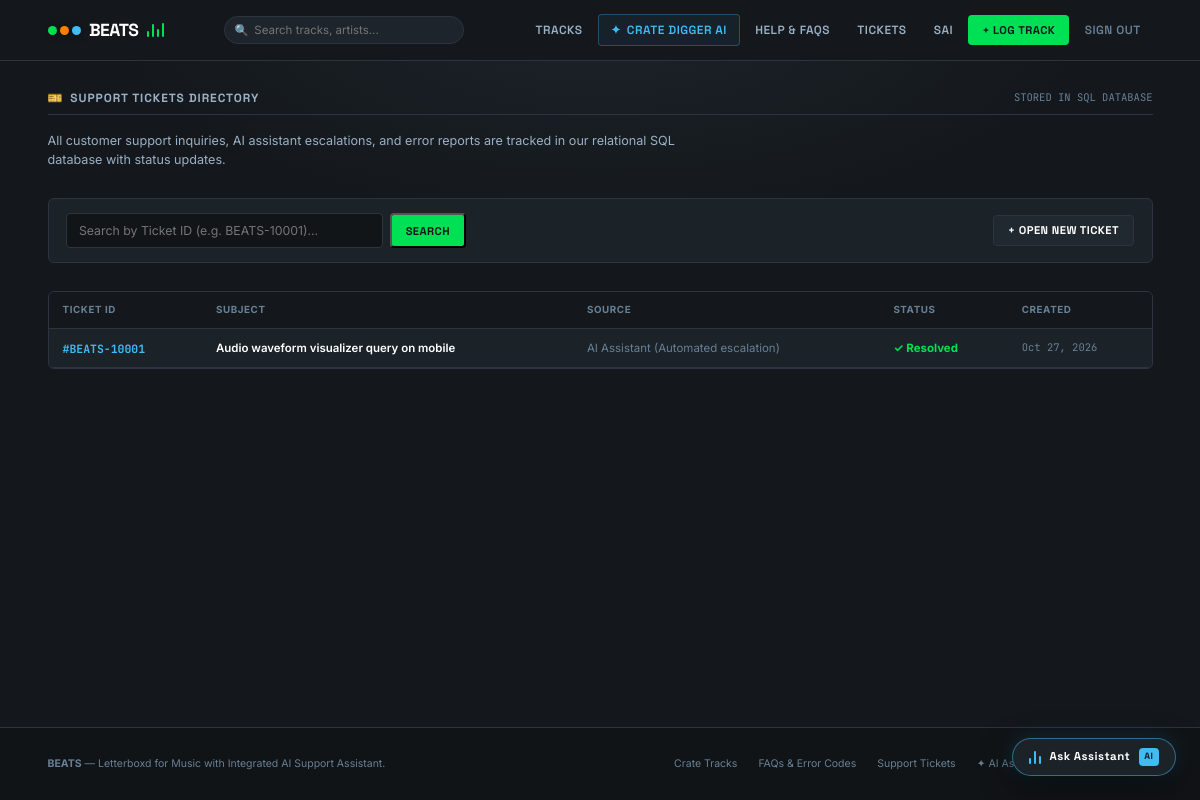
Screenshot of /tickets/ (signed in) with the database file from the repository.
### beats/models.py (models this page shows, shortened)
class SupportTicket(models.Model):
    STATUS_CHOICES = [
        ('OPEN', 'Open'),
        ('IN_PROGRESS', 'In Progress'),
        ('RESOLVED', 'Resolved'),
    ]
    SOURCE_CHOICES = [
        ('AI_ASSISTANT', 'AI Assistant (Automated escalation)'),
        ('HELP_PAGE', 'Help / FAQ Page'),
        ('ERROR_PAGE', 'Custom Error Page (404/500)'),
    ]
    ticket_id = models.CharField(max_length=20, unique=True, default=generate_ticket_id)
    user = models.ForeignKey(User, on_delete=models.SET_NULL, null=True, blank=True, related_name='support_tickets')
    email = models.EmailField()
    subject = models.CharField(max_length=200)
    message = models.TextField()
    source = models.CharField(max_length=30, choices=SOURCE_CHOICES, default='AI_ASSISTANT')
    status = models.CharField(max_length=20, choices=STATUS_CHOICES, default='OPEN')
    resolution_notes = models.TextField(blank=True)
    created_at = models.DateTimeField(auto_now_add=True)
    updated_at = models.DateTimeField(auto_now=True)
    class Meta:
        ordering = ['-created_at']

### beats/views.py (the view)
# urls.py: path('tickets/', views.support_tickets_view, name='tickets'),
def support_tickets_view(request):
    query = request.GET.get('ticket_id', '').strip()
    tickets = SupportTicket.objects.all().order_by('-created_at')
    found_ticket = None
    if query:
        found_ticket = SupportTicket.objects.filter(ticket_id__iexact=query).first()
    user_tickets = []
    if request.user.is_authenticated:
        user_tickets = SupportTicket.objects.filter(
            Q(user=request.user) | Q(email=request.user.email)
        ).order_by('-created_at')
    context = {
        'tickets': tickets[:20],
        'found_ticket': found_ticket,
        'user_tickets': user_tickets,
        'search_query': query,
    }
    return render(request, 'beats/tickets.html', context)

### beats/template/beats/tickets.html (shortened to what this page needs)
{% extends "beats/base.html" %}
{% block content %}
<div style="margin-bottom:2rem;">
  <div class="lb-section-title">
    <h2><span>🎫</span> Support Tickets Directory</h2>
    <span style="font-size:0.75rem;color:var(--text-muted);font-family:var(--font-mono);">STORED IN SQL DATABASE</span>
  </div>
  <p style="color:var(--text-sub);font-size:0.9rem;max-width:650px;">
    All customer support inquiries, AI assistant escalations, and error reports are tracked in our relational SQL database with status updates.
  </p>
</div>
<div style="background:var(--lb-surface);border:1px solid var(--lb-border);border-radius:var(--radius-sm);padding:1rem 1.25rem;margin-bottom:2rem;display:flex;align-items:center;justify-content:space-between;flex-wrap:wrap;gap:1rem;">
  <form method="GET" action="{% url 'tickets' %}" style="display:flex;gap:0.5rem;flex:1;max-width:400px;">
    <input type="text" name="ticket_id" class="lb-input" placeholder="Search by Ticket ID (e.g. BEATS-10001)..." value="{{ search_query }}">
    <button type="submit" class="lb-btn-log">Search</button>
  </form>
  <a href="{% url 'faq' %}#faq-support-ticket-form" class="lb-btn-log" style="background:#202830;color:#fff;border:1px solid var(--lb-border);">
    + Open New Ticket
  </a>
</div>
<div style="background:var(--lb-surface);border:1px solid var(--lb-border);border-radius:var(--radius-sm);overflow:hidden;">
  <table style="width:100%;border-collapse:collapse;font-size:0.82rem;text-align:left;">
    <thead>
      <tr style="background:#14181c;border-bottom:1px solid var(--lb-border);color:var(--text-muted);text-transform:uppercase;font-size:0.7rem;letter-spacing:0.06em;">
        <th style="padding:0.75rem 1rem;">Ticket ID</th>
        <th style="padding:0.75rem 1rem;">Subject</th>
        <th style="padding:0.75rem 1rem;">Source</th>
        <th style="padding:0.75rem 1rem;">Status</th>
        <th style="padding:0.75rem 1rem;">Created</th>
      </tr>
    </thead>
    <tbody>
      {% for t in tickets %}
        <tr style="border-bottom:1px solid var(--lb-border);">
          <td style="padding:0.75rem 1rem;font-family:var(--font-mono);font-weight:700;color:var(--lb-cyan);">
            #{{ t.ticket_id }}
          </td>
          <td style="padding:0.75rem 1rem;color:#ffffff;font-weight:600;">
            {{ t.subject }}
          </td>
          <td style="padding:0.75rem 1rem;color:var(--text-muted);">
            {{ t.get_source_display }}
          </td>
          <td style="padding:0.75rem 1rem;">
            {% if t.status == 'OPEN' %}
              <span style="color:var(--lb-orange);font-weight:700;">● Open</span>
            {% elif t.status == 'RESOLVED' %}
              <span style="color:var(--lb-green);font-weight:700;">✓ Resolved</span>
            {% else %}
              <span style="color:var(--lb-cyan);font-weight:700;">⟳ In Progress</span>
            {% endif %}
          </td>
          <td style="padding:0.75rem 1rem;color:var(--text-muted);font-family:var(--font-mono);font-size:0.75rem;">
            {{ t.created_at|date:"M j, Y" }}
          </td>
        </tr>
      {% empty %}
        <tr>
          <td colspan="5" style="padding:2rem;text-align:center;color:var(--text-muted);">No support tickets found in SQL database.</td>
        </tr>
      {% endfor %}
    </tbody>
  </table>
</div>
{% endblock %}

### beats/template/beats/base.html (shortened to what this page needs)
{% load static %}
<!DOCTYPE html>
<html lang="en">
<head>
  <link rel="stylesheet" href="{% static 'beats/style.css' %}" />
</head>
<body>
  <header class="lb-header" role="banner">
    <div class="lb-nav-container">
      <a href="{% url 'home' %}" class="lb-logo" id="brand-logo">
        <span class="lb-logo-dots">
          <span class="lb-dot green"></span>
          <span class="lb-dot orange"></span>
          <span class="lb-dot cyan"></span>
        </span>
        BEATS
        <span class="eq-visualizer" title="Live Hi-Fi Audio">
          <span class="eq-bar"></span>
          <span class="eq-bar"></span>
          <span class="eq-bar"></span>
          <span class="eq-bar"></span>
        </span>
      </a>
      <form class="lb-search-box" method="GET" action="{% url 'home' %}" role="search">
        <span class="lb-search-icon">🔍</span>
        <input
          type="search"
          name="q"
          class="lb-search-input"
          id="nav-search-input"
          placeholder="Search tracks, artists..."
          value="{{ query|default:'' }}"
          autocomplete="off"
        />
      </form>
      <nav class="lb-nav-links" aria-label="Main Navigation">
        <a href="{% url 'home' %}" class="lb-nav-link" id="nav-tracks">Tracks</a>
        <a href="{% url 'crate_digger' %}" class="lb-nav-link ai-pill" id="nav-crate-digger">
          <span>✦</span> Crate Digger AI
        </a>
        <a href="{% url 'faq' %}" class="lb-nav-link" id="nav-faq">
          Help & FAQs
        </a>
        <a href="{% url 'tickets' %}" class="lb-nav-link" id="nav-tickets" style="color:var(--text-sub);">
          Tickets
        </a>
        {% if user.is_authenticated %}
          <a href="{% url 'profile' user.username %}" class="lb-nav-link" id="nav-profile">
            {{ user.username }}
          </a>
          <a href="{% url 'add_song' %}" class="lb-btn-log" id="nav-log-btn">
            + Log Track
          </a>
          <a href="{% url 'logout' %}" class="lb-nav-link" style="color:var(--text-muted);" id="nav-logout">
            Sign out
          </a>
        {% else %}
          <a href="{% url 'login' %}" class="lb-nav-link" id="nav-login">Sign In</a>
          <a href="{% url 'signup' %}" class="lb-btn-log" id="nav-signup">Create Account</a>
        {% endif %}
      </nav>
    </div>
  </header>
  <main class="lb-container">
    {% block content %}{% endblock %}
  </main>
  <footer class="lb-footer">
    <div class="lb-footer-inner">
      <div>
        <strong>BEATS</strong> — Letterboxd for Music with Integrated AI Support Assistant.
      </div>
      <div style="display:flex;gap:1.5rem;flex-wrap:wrap;">
        <a href="{% url 'home' %}">Crate Tracks</a>
        <a href="{% url 'faq' %}">FAQs & Error Codes</a>
        <a href="{% url 'tickets' %}">Support Tickets</a>
        <a href="{% url 'crate_digger' %}">✦ AI Assistant</a>
        <a href="{% url 'health_check' %}" target="_blank" style="color:var(--lb-green);">● System Health</a>
      </div>
    </div>
  </footer>
  <div class="crate-ai-floating-pill" id="toggle-crate-ai" title="Ask AI Assistant for music curation or support">
    <span class="eq-visualizer">
      <span class="eq-bar" style="background:var(--lb-cyan);"></span>
      <span class="eq-bar" style="background:var(--lb-cyan);"></span>
      <span class="eq-bar" style="background:var(--lb-cyan);"></span>
    </span>
    <span>Ask Assistant</span>
    <span class="crate-ai-badge">AI</span>
  </div>
</body>
</html>

### rows the page displays
SupportTicket: ticket_id "BEATS-10001", subject "Audio waveform visualizer query on mobile", source "AI Assistant (Automated escalation)", status "✓ Resolved", created_at "Oct 27, 2026"

### other values shown
{{ user.username }} "SAI"
